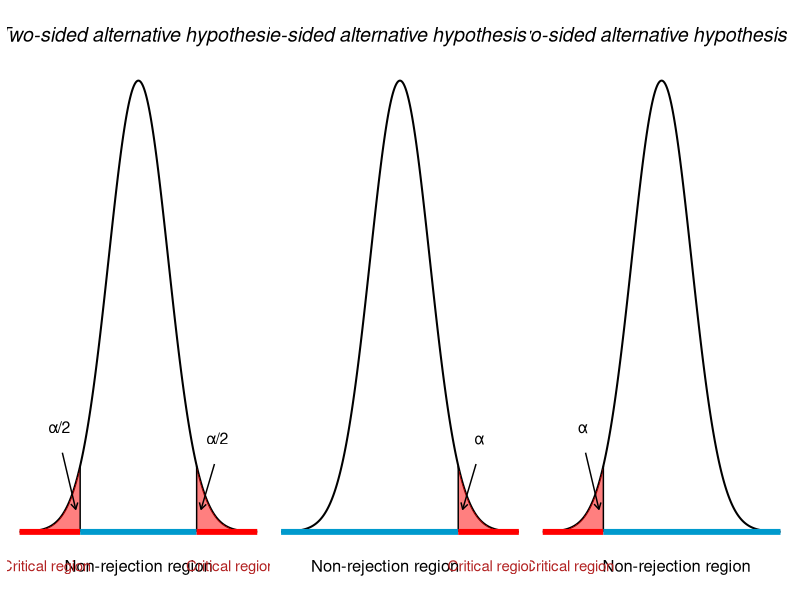
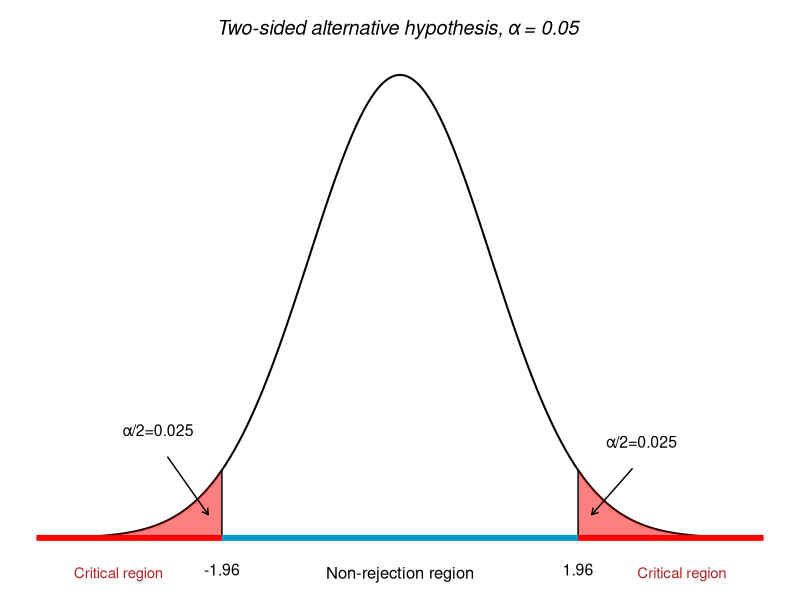
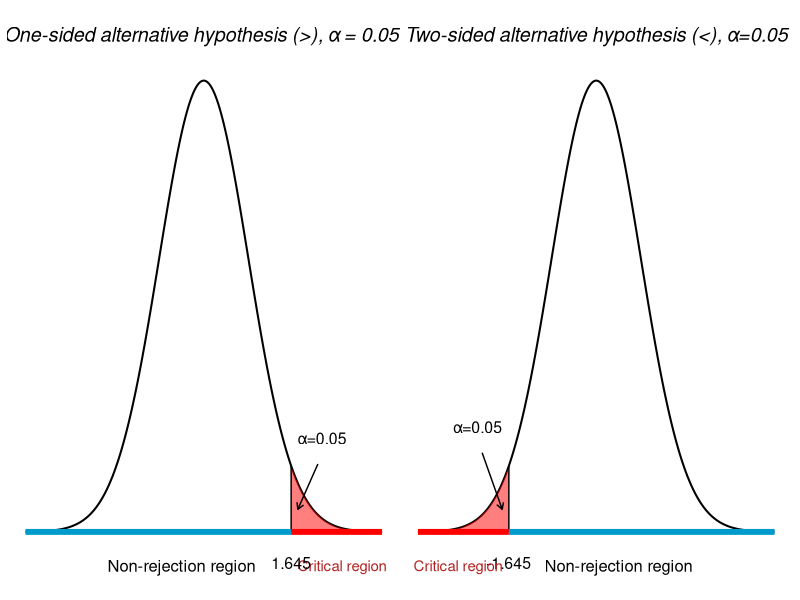
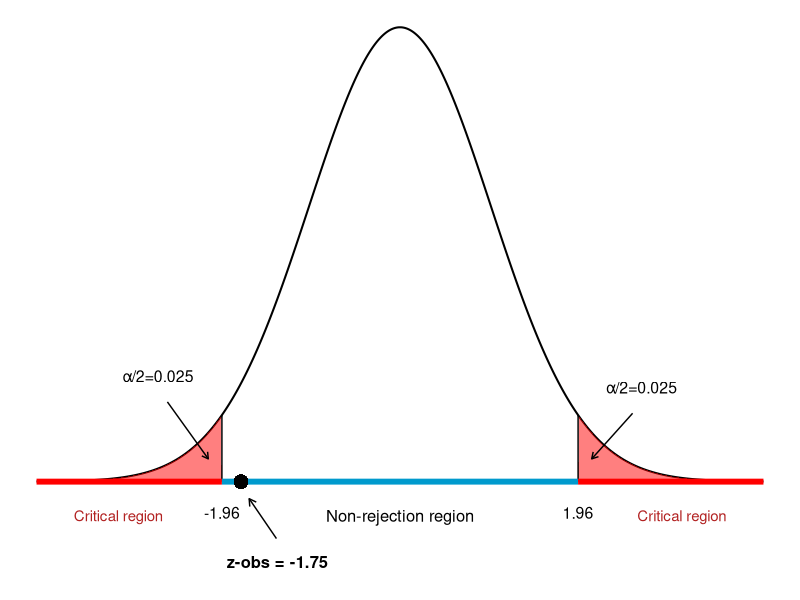
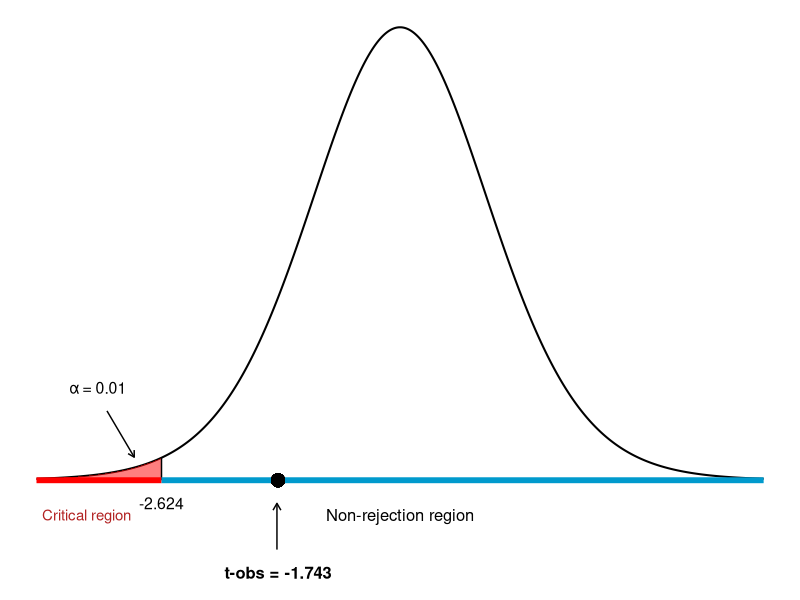

Recreate these plots in R, in order.
## ---- chunk 1
#| warning: false
#| message: false
#| fig-width: 12
#| fig-height: 3
#| fig-align: center

library(ggplot2)
library(patchwork)

# Data for standard normal curve
x_vals <- seq(-4, 4, length.out = 1000)
df <- data.frame(x = x_vals, y = dnorm(x_vals))

# Define alpha level and critical values
alpha <- 0.05
crit_val <- qnorm(1 - alpha / 2)  # ≈ ±1.96

# Data for shaded critical regions
df_left <- subset(df, x <= -crit_val)
df_right <- subset(df, x >= crit_val)

# Find y-values at critical points
y_crit <- dnorm(crit_val)

# Base plot
p1 <- ggplot(df, aes(x = x, y = y)) +
  geom_line(color = "black", linewidth = 0.7) +

  # Shade the critical regions
  geom_area(data = df_left, fill = "red", alpha = 0.5) +
  geom_area(data = df_right, fill = "red", alpha = 0.5) +

  # Vertical lines at critical values that stop at the curve
  annotate("segment", x = -crit_val, xend = -crit_val, y = 0, yend = y_crit, linetype = "solid", color = "black") +
  annotate("segment", x = crit_val, xend = crit_val, y = 0, yend = y_crit, linetype = "solid", color = "black") +

  # Horizontal colored lines for critical and acceptance regions
  annotate("segment", x = -4, xend = -crit_val, y = 0, yend = 0, color = "red", linewidth = 2) +
  annotate("segment", x = -crit_val, xend = crit_val, y = 0, yend = 0, color = "deepskyblue3", linewidth = 2) +
  annotate("segment", x = crit_val, xend = 4, y = 0, yend = 0, color = "red", linewidth = 2) +

   # Arrows pointing into tails
  annotate("segment", x = -crit_val-0.6, xend = -crit_val-0.15, y = 0.07, yend = 0.02,
           arrow = arrow(length = unit(0.18, "cm")), color = "black") +
  annotate("segment", x = crit_val + 0.6, xend = crit_val + 0.15, y = 0.06, yend = 0.02,
           arrow = arrow(length = unit(0.18, "cm")), color = "black") +

  # Annotate regions
  annotate("text", x = 0, y = 0.44, label = "Two-sided alternative hypothesis", size = 5, fontface = "italic") +
  annotate("text", x = 0, y = -0.03, label = "Non-rejection region", size = 4.2) +
  annotate("text", x = -3.1, y = -0.03, label = "Critical region", size = 3.8, color = "firebrick") +
  annotate("text", x = 3.1, y = -0.03, label = "Critical region", size = 3.8, color = "firebrick") +
  annotate("text", x = -crit_val-0.7, y = 0.1, label = "α/2", color = "black", size = 4, vjust = 1.2) +
  annotate("text", x = crit_val+0.7, y = 0.09, label = "α/2", color = "black", size = 4, vjust = 1.2) +

  # Clean theme
  labs(x = NULL, y = NULL) +
  theme_void() +
  theme(
    axis.text.y = element_blank(),
    axis.ticks = element_blank(),
    panel.grid = element_blank()
  )

#  plot
p2 <- ggplot(df, aes(x = x, y = y)) +
  geom_line(color = "black", linewidth = 0.7) +

  # Shade the critical regions
  geom_area(data = df_right, fill = "red", alpha = 0.5) +

  # Vertical  lines at critical values that stop at the curve

  annotate("segment", x = crit_val, xend = crit_val, y = 0, yend = y_crit, linetype = "solid", color = "black") +

  # Horizontal colored lines for critical and acceptance regions

  annotate("segment", x = -4, xend = crit_val, y = 0, yend = 0, color = "deepskyblue3", linewidth = 2) +
  annotate("segment", x = crit_val, xend = 4, y = 0, yend = 0, color = "red", linewidth = 2) +

   # Arrows pointing into tails
  annotate("segment", x = crit_val + 0.6, xend = crit_val + 0.15, y = 0.06, yend = 0.02,
           arrow = arrow(length = unit(0.18, "cm")), color = "black") +

  # Annotate regions
  annotate("text", x = 0, y = 0.44, label = "One-sided alternative hypothesis (>)", size = 5, fontface = "italic") +
  annotate("text", x = -0.5, y = -0.03, label = "Non-rejection region", size = 4.2) +
  annotate("text", x = 3.1, y = -0.03, label = "Critical region", size = 3.8, color = "firebrick") +
  annotate("text", x = crit_val+0.7, y = 0.09, label = "α", color = "black", size = 4, vjust = 1.2) +

  # Clean theme
  labs(x = NULL, y = NULL) +
  theme_void() +
  theme(
    axis.text.y = element_blank(),
    axis.ticks = element_blank(),
    panel.grid = element_blank()
  )

# plot

p3 <- ggplot(df, aes(x = x, y = y)) +
  geom_line(color = "black", linewidth = 0.7) +

  # Shade the critical regions
  geom_area(data = df_left, fill = "red", alpha = 0.5) +

  # Vertical lines at critical values that stop at the curve
  annotate("segment", x = -crit_val, xend = -crit_val, y = 0, yend = y_crit, linetype = "solid", color = "black") +


  # Horizontal colored lines for critical and acceptance regions
  annotate("segment", x = -4, xend = -crit_val, y = 0, yend = 0, color = "red", linewidth = 2) +
  annotate("segment", x = -crit_val, xend = 4 , y = 0, yend = 0, color = "deepskyblue3", linewidth = 2) +


   # Arrows pointing into tails
  annotate("segment", x = -crit_val-0.6, xend = -crit_val-0.15, y = 0.07, yend = 0.02,
           arrow = arrow(length = unit(0.18, "cm")), color = "black") +


  # Annotate regions
  annotate("text", x = 0, y = 0.44, label = "Two-sided alternative hypothesis (<)", size = 5, fontface = "italic") +
  annotate("text", x = 0.5, y = -0.03, label = "Non-rejection region", size = 4.2) +
  annotate("text", x = -3.1, y = -0.03, label = "Critical region", size = 3.8, color = "firebrick") +
  annotate("text", x = -crit_val-0.7, y = 0.1, label = "α", color = "black", size = 4, vjust = 1.2) +
  # Clean theme
  labs(x = NULL, y = NULL) +
  theme_void() +
  theme(
    axis.text.y = element_blank(),
    axis.ticks = element_blank(),
    panel.grid = element_blank()
  )

p1+ p2+ p3
## ---- chunk 2
#| message: false
#| warning: false
#| fig-align: center
#| fig-height: 4
#| fig-width: 9

ggplot(df, aes(x = x, y = y)) +
  geom_line(color = "black", linewidth = 0.7) +

  # Shade the critical regions
  geom_area(data = df_left, fill = "red", alpha = 0.5) +
  geom_area(data = df_right, fill = "red", alpha = 0.5) +

  # Vertical lines at critical values that stop at the curve
  annotate("segment", x = -crit_val, xend = -crit_val, y = 0, yend = y_crit, linetype = "solid", color = "black") +
  annotate("segment", x = crit_val, xend = crit_val, y = 0, yend = y_crit, linetype = "solid", color = "black") +

  # Horizontal colored lines for critical and acceptance regions
  annotate("segment", x = -4, xend = -crit_val, y = 0, yend = 0, color = "red", linewidth = 2) +
  annotate("segment", x = -crit_val, xend = crit_val, y = 0, yend = 0, color = "deepskyblue3", linewidth = 2) +
  annotate("segment", x = crit_val, xend = 4, y = 0, yend = 0, color = "red", linewidth = 2) +

   # Arrows pointing into tails
  annotate("segment", x = -crit_val-0.6, xend = -crit_val-0.15, y = 0.07, yend = 0.02,
           arrow = arrow(length = unit(0.18, "cm")), color = "black") +
  annotate("segment", x = crit_val + 0.6, xend = crit_val + 0.15, y = 0.06, yend = 0.02,
           arrow = arrow(length = unit(0.18, "cm")), color = "black") +

  # Annotate regions
  annotate("text", x = 0, y = 0.44, label = "Two-sided alternative hypothesis, α = 0.05 ", size = 5, fontface = "italic") +
  annotate("text", x = 0, y = -0.03, label = "Non-rejection region", size = 4.2) +
  annotate("text", x = -3.1, y = -0.03, label = "Critical region", size = 3.8, color = "firebrick") +
  annotate("text", x = 3.1, y = -0.03, label = "Critical region", size = 3.8, color = "firebrick") +
  annotate("text", x = -crit_val-0.7, y = 0.1, label = "α/2=0.025", color = "black", size = 4, vjust = 1.2) +
  annotate("text", x = crit_val+0.7, y = 0.09, label = "α/2=0.025", color = "black", size = 4, vjust = 1.2) +
   annotate("text", x = -crit_val, y = -0.02, label = "-1.96", color = "black", size = 4, vjust = 1.2) +
  annotate("text", x = crit_val, y = - 0.02 , label = "1.96", color = "black", size = 4, vjust = 1.2) +

  # Clean theme
  labs(x = NULL, y = NULL) +
  theme_void() +
  theme(
    axis.text.y = element_blank(),
    axis.ticks = element_blank(),
    panel.grid = element_blank()
  )


## ---- chunk 3
#| message: false
#| warning: false
#| fig-align: center
#| fig-height: 5
#| fig-width: 12
p11 <- ggplot(df, aes(x = x, y = y)) +
  geom_line(color = "black", linewidth = 0.7) +

  # Shade the critical regions
  geom_area(data = df_right, fill = "red", alpha = 0.5) +

  # Vertical  lines at critical values that stop at the curve

  annotate("segment", x = crit_val, xend = crit_val, y = 0, yend = y_crit, linetype = "solid", color = "black") +

  # Horizontal colored lines for critical and acceptance regions

  annotate("segment", x = -4, xend = crit_val, y = 0, yend = 0, color = "deepskyblue3", linewidth = 2) +
  annotate("segment", x = crit_val, xend = 4, y = 0, yend = 0, color = "red", linewidth = 2) +

   # Arrows pointing into tails
  annotate("segment", x = crit_val + 0.6, xend = crit_val + 0.15, y = 0.06, yend = 0.02,
           arrow = arrow(length = unit(0.18, "cm")), color = "black") +

  # Annotate regions
  annotate("text", x = 0, y = 0.44, label = "One-sided alternative hypothesis (>), α = 0.05 ", size = 5, fontface = "italic") +
  annotate("text", x = -0.5, y = -0.03, label = "Non-rejection region", size = 4.2) +
  annotate("text", x = 3.1, y = -0.03, label = "Critical region", size = 3.8, color = "firebrick") +
  annotate("text", x = crit_val+0.7, y = 0.09, label = "α=0.05", color = "black", size = 4, vjust = 1.2) +
  annotate("text", x = crit_val, y = - 0.02 , label = "1.645", color = "black", size = 4, vjust = 1.2) +

  # Clean theme
  labs(x = NULL, y = NULL) +
  theme_void() +
  theme(
    axis.text.y = element_blank(),
    axis.ticks = element_blank(),
    panel.grid = element_blank()
  )

p22 <-  ggplot(df, aes(x = x, y = y)) +
  geom_line(color = "black", linewidth = 0.7) +

  # Shade the critical regions
  geom_area(data = df_left, fill = "red", alpha = 0.5) +

  # Vertical lines at critical values that stop at the curve
  annotate("segment", x = -crit_val, xend = -crit_val, y = 0, yend = y_crit, linetype = "solid", color = "black") +

  # Horizontal colored lines for critical and acceptance regions
  annotate("segment", x = -4, xend = -crit_val, y = 0, yend = 0, color = "red", linewidth = 2) +
  annotate("segment", x = -crit_val, xend = 4 , y = 0, yend = 0, color = "deepskyblue3", linewidth = 2) +
   # Arrows pointing into tails
  annotate("segment", x = -crit_val-0.6, xend = -crit_val-0.15, y = 0.07, yend = 0.02,
           arrow = arrow(length = unit(0.18, "cm")), color = "black") +
  annotate("text", x = -crit_val, y = - 0.02 , label = "-1.645", color = "black", size = 4, vjust = 1.2) +
  # Annotate regions
  annotate("text", x = 0, y = 0.44, label = "Two-sided alternative hypothesis (<), α=0.05", size = 5, fontface = "italic") +
  annotate("text", x = 0.5, y = -0.03, label = "Non-rejection region", size = 4.2) +
  annotate("text", x = -3.1, y = -0.03, label = "Critical region", size = 3.8, color = "firebrick") +
  annotate("text", x = -crit_val-0.7, y = 0.1, label = "α=0.05", color = "black", size = 4, vjust = 1.2) +
  
  # Clean theme
  labs(x = NULL, y = NULL) +
  theme_void() +
  theme(
    axis.text.y = element_blank(),
    axis.ticks = element_blank(),
    panel.grid = element_blank()
  )

p11 + p22

## ---- chunk 4
#| message: false
#| warning: false
#| fig-align: center
#| fig-height: 4
#| fig-width: 9

z_obs <- -1.75

ggplot(df, aes(x = x, y = y)) +
  geom_line(color = "black", linewidth = 0.7) +
  
  # Shade the critical regions
  geom_area(data = df_left, fill = "red", alpha = 0.5) +
  geom_area(data = df_right, fill = "red", alpha = 0.5) +


  # Vertical lines at critical values that stop at the curve
  annotate("segment", x = -crit_val, xend = -crit_val, y = 0, yend = y_crit, linetype = "solid", color = "black") +
  annotate("segment", x = crit_val, xend = crit_val, y = 0, yend = y_crit, linetype = "solid", color = "black") +

  # Horizontal colored lines for critical and acceptance regions
  annotate("segment", x = -4, xend = -crit_val, y = 0, yend = 0, color = "red", linewidth = 2) +
  annotate("segment", x = -crit_val, xend = crit_val, y = 0, yend = 0, color = "deepskyblue3", linewidth = 2) +
  annotate("segment", x = crit_val, xend = 4, y = 0, yend = 0, color = "red", linewidth = 2) +

   # Arrows pointing into tails
  annotate("segment", x = -crit_val-0.6, xend = -crit_val-0.15, y = 0.07, yend = 0.02,
           arrow = arrow(length = unit(0.18, "cm")), color = "black") +
  annotate("segment", x = crit_val + 0.6, xend = crit_val + 0.15, y = 0.06, yend = 0.02,
           arrow = arrow(length = unit(0.18, "cm")), color = "black") +
    annotate("segment", x = -crit_val + 0.6, xend = -crit_val + 0.3, y = -0.05, yend = -0.015,
           arrow = arrow(length = unit(0.2, "cm")), color = "black") +

  # Annotate regions
  annotate("text", x = 0, y = -0.03, label = "Non-rejection region", size = 4.2) +
  annotate("text", x = -3.1, y = -0.03, label = "Critical region", size = 3.8, color = "firebrick") +
  annotate("text", x = 3.1, y = -0.03, label = "Critical region", size = 3.8, color = "firebrick") +
  annotate("text", x = -crit_val-0.7, y = 0.1, label = "α/2=0.025", color = "black", size = 4, vjust = 1.2) +
  annotate("text", x = crit_val+0.7, y = 0.09, label = "α/2=0.025", color = "black", size = 4, vjust = 1.2) +
   annotate("text", x = -crit_val, y = -0.02, label = "-1.96", color = "black", size = 4, vjust = 1.2) +
  annotate("text", x = crit_val, y = - 0.02 , label = "1.96", color = "black", size = 4, vjust = 1.2) +
  annotate("text", x = z_obs + 0.4, y = -0.08, label = "z-obs = -1.75", size = 4.2,  vjust = -0.4, fontface = "bold") +

      
  # point for observed value
  geom_point(x = z_obs, y =0, size = 4) +
  
  # Clean theme
  labs(x = NULL, y = NULL) +
  theme_void() +
  theme(
    axis.text.y = element_blank(),
    axis.ticks = element_blank(),
    panel.grid = element_blank()
  )

## ---- chunk 5
#| message: false
#| warning: false
#| fig-align: center
#| fig-height: 4
#| fig-width: 8

# Parameters
df <- 14
alpha <- 0.01
t_obs <- -1.743
crit_val <- qt(1 - alpha, df)
y_crit <- dt(crit_val, df)

# Data
x <- seq(-4, 4, length.out = 1000)
df_plot <- data.frame(x = x, y = dt(x, df))
df_left <- subset(df_plot, x <= -crit_val)

# Plot
ggplot(df_plot, aes(x = x, y = y)) +
  geom_line(color = "black", linewidth = 0.7) +

  # Shaded critical regions
  geom_area(data = df_left, fill = "red", alpha = 0.5) +

  # Vertical lines at critical values
  annotate("segment", x = -crit_val, xend = -crit_val, y = 0, yend = y_crit, color = "black") +


  # Horizontal lines
  annotate("segment", x = -4, xend = -crit_val, y = 0, yend = 0, color = "red", linewidth = 2) +
  annotate("segment", x = -crit_val, xend = 4, y = 0, yend = 0, color = "deepskyblue3", linewidth = 2) +


  # Arrows 
  annotate("segment", x = -crit_val-0.6, xend = -crit_val-0.3, y = 0.06, yend = 0.02,
           arrow = arrow(length = unit(0.18, "cm")), color = "black") +
  annotate("segment", x = -crit_val + 1.27, xend = -crit_val + 1.27, y = -0.06, yend =-0.02, arrow = arrow(length = unit(0.2, "cm")), color = "black") +

  # Region annotations
  annotate("text", x = 0, y = -0.03, label = "Non-rejection region", size = 4.2) +
  annotate("text", x = -3.45, y = -0.03, label = "Critical region", size = 3.8, color = "firebrick") +


  # Label critical values
  annotate("text", x = -crit_val, y = -0.02, label = sprintf("-%.3f", crit_val), color = "black", size = 4) +
  annotate("text", x = -crit_val-0.7, y = 0.08, label = "α = 0.01", size = 4) +

  # Observed value
  geom_point(aes(x = t_obs + 0.4, y = 0), size = 4) +
  annotate("text", x = t_obs + 0.4, y = -0.08, label = "t-obs = -1.743", size = 4.2, fontface = "bold") +

  # Theme
  labs(x = NULL, y = NULL) +
  theme_void() +
  theme(
    axis.text.y = element_blank(),
    axis.ticks = element_blank(),
    panel.grid = element_blank()
  )
